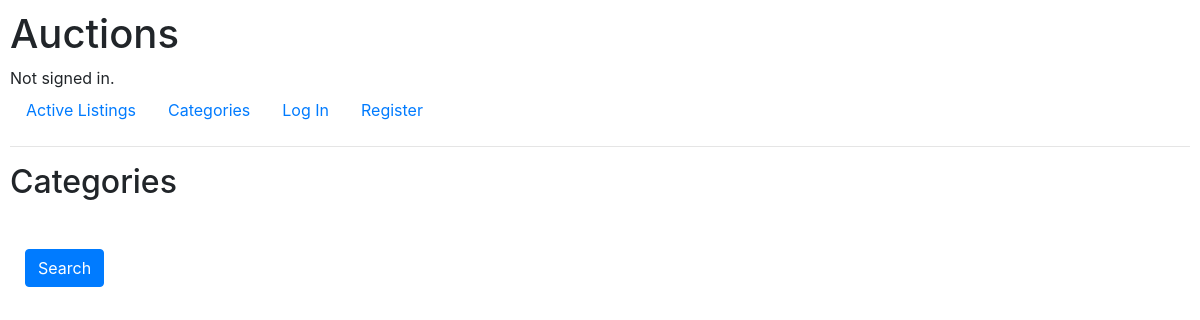
The page /categories on the database as committed earlier.
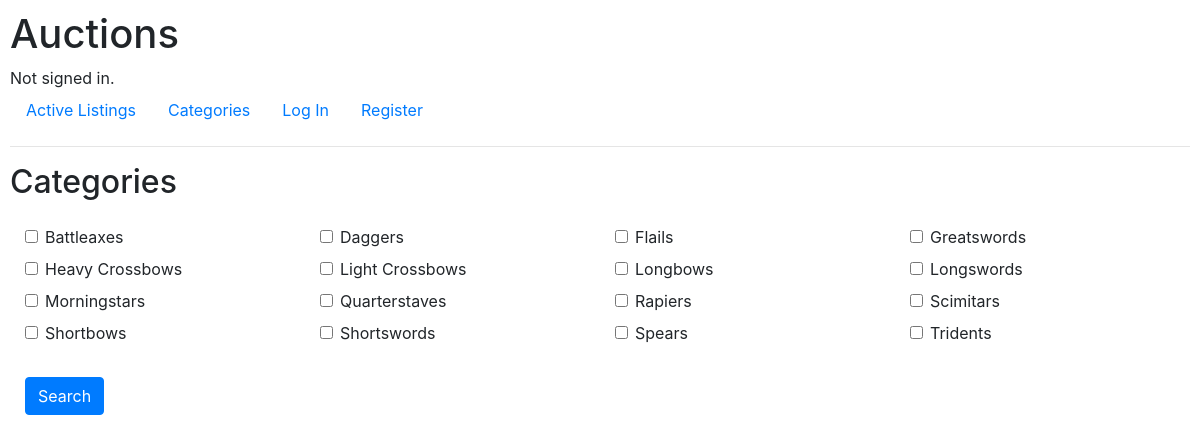
The same page on the database as committed later.
### auctions/models.py (models this page shows, shortened)
class Category(models.Model):
    name = models.CharField(max_length=64, unique=True)
    class Meta:
        verbose_name = "Category"
        verbose_name_plural = "Categories"
        ordering = ['name']

### auctions/views.py (the view, shortened to what this page needs)
# urls.py: path("categories", views.categories, name="categories"),
def categories(request):
    categories = Category.objects.all()
    return render(request, "auctions/categories.html", {'categories': categories})

### auctions/templates/auctions/categories.html (shortened to what this page needs)
{% extends "auctions/layout.html" %}
{% block body %}
<h2>Categories</h2>
<form method="post" action="{% url 'categories' %}">
    <div class="container-fluid mt-4">
        <div class="row">
            {% for category in categories %}
                <div class="col-md-3 mb-2">
                    <div class="form-check">
                        <input class="form-check-input" type="checkbox" name="categories" value="{{ category.id }}" id="category_{{ category.id }}">
                        <label class="form-check-label" for="category_{{ category.id }}">
                            {{ category.name }}
                        </label>
                    </div>
                </div>
            {% endfor %}
        </div>
        <button type="submit" class="btn btn-primary mt-4">Search</button>
    </div>
</form>
{% endblock %}

### auctions/templates/auctions/layout.html (shortened to what this page needs)
{% load static %}
<!DOCTYPE html>
<html lang="en">
    <head>
        <link rel="stylesheet" href="https://stackpath.bootstrapcdn.com/bootstrap/4.4.1/css/bootstrap.min.css">
        <link href="{% static 'auctions/styles.css' %}" rel="stylesheet">
    </head>
    <body>
        <h1>Auctions</h1>
        <div>
            {% if user.is_authenticated %}
                Hello, <strong>{{ user.first_name }}</strong>.
            {% else %}
                Not signed in.
            {% endif %}
        </div>
        <ul class="nav">
            <li class="nav-item">
                <a class="nav-link" href="{% url 'index' %}">Active Listings</a>
            </li>
            <li class="nav-item">
                <a class="nav-link" href="{% url 'categories' %}">Categories</a>
            </li>
            {% if user.is_authenticated %}
                <li class="nav-item">
                    <a class="nav-link" href="{% url 'my_listings' %}">My Listings</a>
                </li>
                <li class="nav-item">
                    <a class="nav-link" href="{% url 'my_watchlist' %}">My Watchlist</a>
                </li>
                <li class="nav-item">
                    <a class="nav-link" href="{% url 'create_listing' %}">Create Listing</a>
                </li>
                <li class="nav-item">
                    <a class="nav-link" href="{% url 'logout' %}">Log Out</a>
                </li>
            {% else %}
                <li class="nav-item">
                    <a class="nav-link" href="{% url 'login' %}">Log In</a>
                </li>
                <li class="nav-item">
                    <a class="nav-link" href="{% url 'register' %}">Register</a>
                </li>
            {% endif %}
        </ul>
        <hr>
        {% block body %}
        {% endblock %}
    </body>
</html>

### auctions/static/auctions/styles.css (style rules this page uses)
body { padding: 10px; }

Rows that differ between the two databases and show on the page:
added Category: name "Battleaxes"
added Category: name "Daggers"
added Category: name "Flails"
added Category: name "Greatswords"
added Category: name "Heavy Crossbows"
added Category: name "Light Crossbows"
added Category: name "Longbows"
added Category: name "Longswords"
added Category: name "Morningstars"
added Category: name "Quarterstaves"
added Category: name "Rapiers"
added Category: name "Scimitars"
added Category: name "Shortbows"
added Category: name "Shortswords"
added Category: name "Spears"
added Category: name "Tridents"
